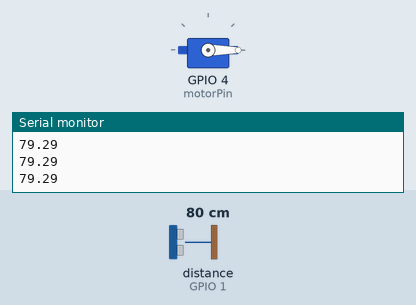
The sketch below on a simulated ESP32. Parts: servo, the last lines printed to the serial monitor. Wiring (inferred from the names in the program): ultrasonic range finder: trigger GPIO 3; echo GPIO 1. The test bench sets the inputs (shaded band); at power-on: distance to the obstacle (sensor on GPIO 1) 80 cm. The echo pulse lasts 58.3 µs per cm.

Above: at 1.2 s.
1.3 s: distance to the obstacle (sensor on GPIO 1) set to 12 cm
2.8 s: distance to the obstacle (sensor on GPIO 1) set to 9 cm
At 3.34 s:
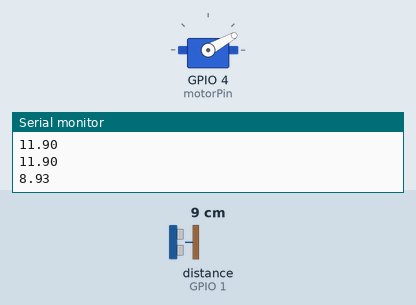
At 7.0 s:
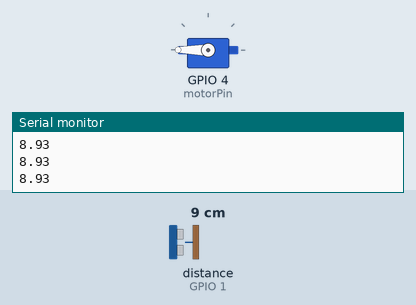
Timing chart, 0 to 8.5 s (numbered marks = the images above; inputs shaded):
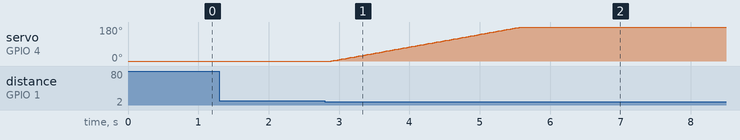

The sketch:

04_Distance-Servo.ino
```cpp
#include <ESP32Servo.h> //ESP32Servo by Kevin Harrington

const int trigPin = 3; //3:ConnectorA 4:ConnectorB
const int echoPin = 1; //1:ConnectorA 5:ConnectorB
const int motorPin = 4; //3:ConnectorA 4:ConnectorB

float Duration = 0; //Received Interval Time
float Distance = 0; //Calculation results from Duration

int angle = 0;
Servo myservo;

void setup() {
  Serial.begin(115200);
  pinMode(echoPin,INPUT);
  pinMode(trigPin,OUTPUT);
  myservo.attach(motorPin);
}

void loop() {
  digitalWrite(trigPin, LOW);
  delayMicroseconds(2);
  digitalWrite(trigPin, HIGH); //Ultrasonic output
  delayMicroseconds(10);
  digitalWrite(trigPin, LOW);

  Duration = pulseIn(echoPin, HIGH); //Input from sensor
  Duration = Duration/2; //Half the round trip time
  Distance = Duration*340*100/1000000; //Set sonic speed to 340 m/s
  Serial.println(Distance);
  if (Distance < 10) {
    // 0-180 right
    for(angle; angle <= 180; angle++) {
      myservo.write(angle);
      delay(15);
    }
    delay(200);
  } else {
    // 180-0  left
    for(angle; angle >= 0; angle--) {
      myservo.write(angle);
      delay(15);
    }
    delay(200);
  }
}
```

Measured:
- the behaviour switches between 11 and 10 cm on distance to the obstacle (sensor on GPIO 1) (found by bisection; images 0 and 1)
- after the input at 2.8 s, servo on GPIO 4 (motorPin): moves from 0° to 180° over 2.7 s, starting after 0.09 s
